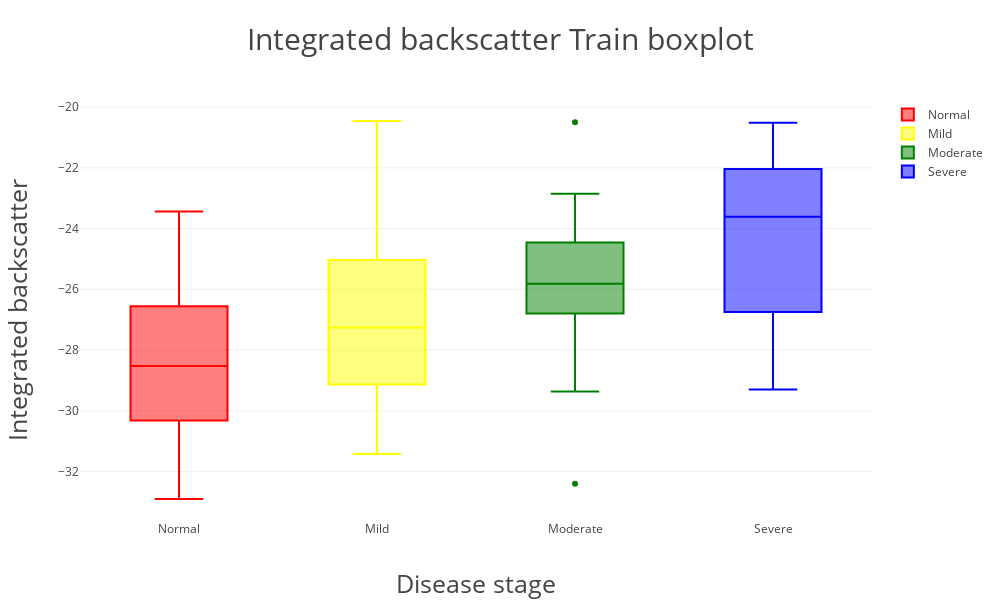
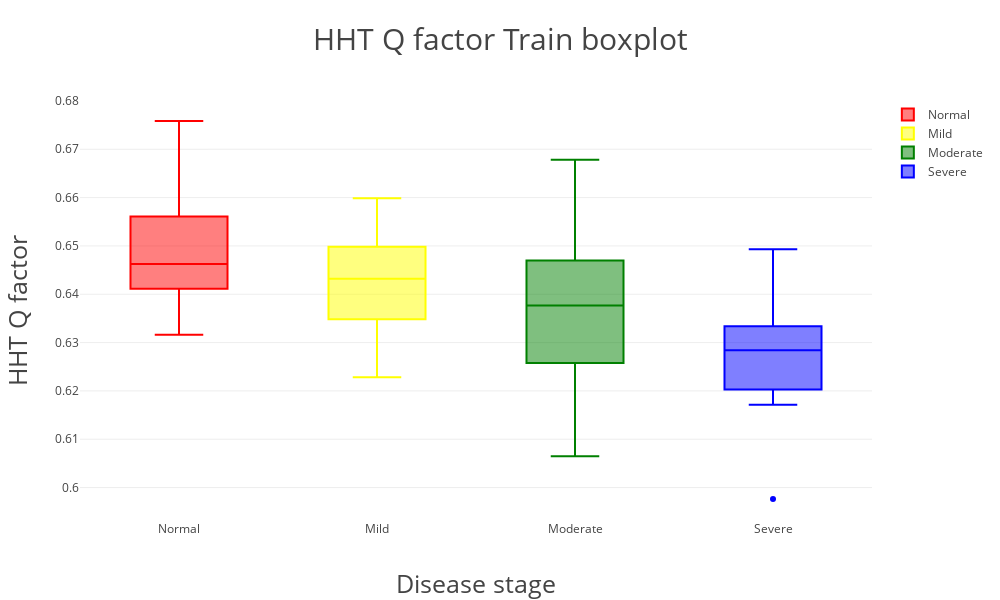
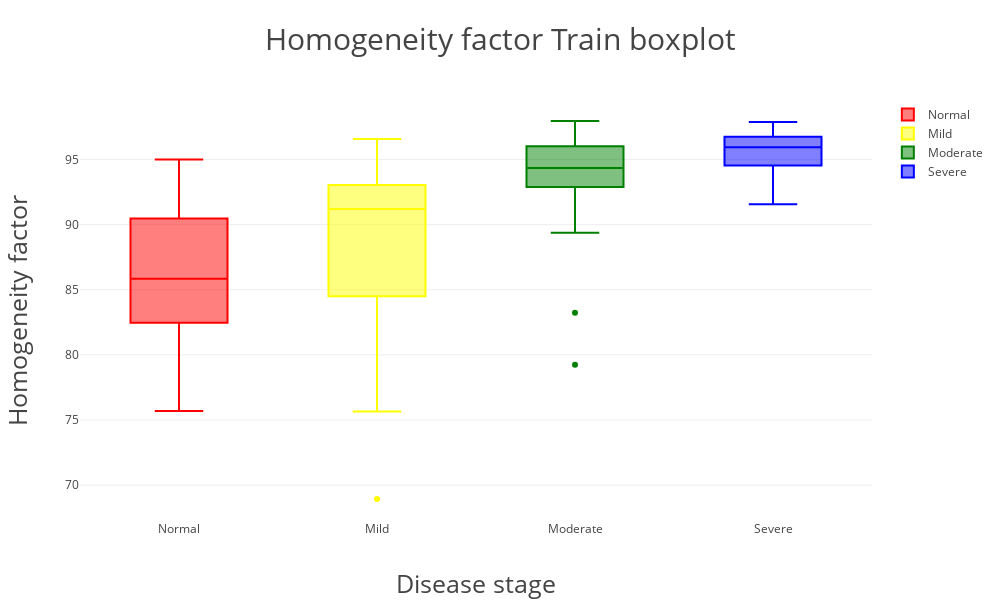

Notebook cell for these charts, in order:
### Markdown cell above
># train dataset
>>## separate in four period by steatosis:
>>>### Normal : < 5 %
>>>### Mild : 5 ~ 33 %
>>>### Moderate : 33 ~ 66 %
>>>### Severe : > 66 %

### Code cell
# Box plot
# import models
import xlrd
import numpy as np
import plotly.plotly as py
import plotly.graph_objs as go
from plotly.offline import init_notebook_mode, iplot

# open offline plotly
init_notebook_mode(connected=True)

# load data
## Pathology for train
data = xlrd.open_workbook("Pathology.xlsx").sheets()[0]

y_train = np.zeros((111, 3))
y_train[:, 0] = data.col_values(3)  # y0 = Integrated backscatter
y_train[:, 1] = data.col_values(4)  # y1 = Q factor (HHT)
y_train[:, 2] = data.col_values(6)  # y2 = Homogeneity factor

### group
y0 = []
y1 = []
y2 = []
y3 = []
nrows = data.nrows
for i in range(nrows):  # X = 'T' or 'F' from Pathology data 
    if data.cell(i,1).value < 5:
        y0.append(y_train[i, :].tolist())
    elif data.cell(i,1).value <= 33:
        y1.append(y_train[i, :].tolist())
    elif data.cell(i,1).value <= 66:
        y2.append(y_train[i, :].tolist())
    else:
        y3.append(y_train[i, :].tolist())

### list to array
y0 = np.asarray(y0)
y1 = np.asarray(y1)
y2 = np.asarray(y2)
y3 = np.asarray(y3)

# def box_plot & save
def box_plot(i):
    trace0 = go.Box(y = y0[:, i], name = 'Normal', marker = dict(color = 'red'))
    trace1 = go.Box(y = y1[:, i], name = 'Mild', marker = dict(color = 'yellow'))
    trace2 = go.Box(y = y2[:, i], name = 'Moderate', marker = dict(color = 'green'))
    trace3 = go.Box(y = y3[:, i], name = 'Severe', marker = dict(color = 'blue'))
    layout=go.Layout(height = '600',
                     width = '1000',
                     title = '{0} Train boxplot'.format(categories[i]),
                     titlefont = {'size':'30'},
                     xaxis = {'title':'Disease stage', 'titlefont':{'size':'25'}},
                     yaxis = {'title':'{0}'.format(categories[i]), 'titlefont':{'size':'25'}})
    traces = [trace0, trace1, trace2, trace3]
    fig = go.Figure(data=traces, layout=layout)
    py.image.save_as(fig, filename = 'Data visualization\{0} Train boxplot.png'.format(categories[i]))
    iplot(fig)

# plot & save
categories = ['Integrated backscatter', 'HHT Q factor', 'Homogeneity factor']
for i in range(3):
    box_plot(i)

### Figure 1 — Plotly figure (JSON) as saved in the notebook; plotly's stock layout.template omitted (floating-point values rounded to 4 significant figures)
{"data": [{"marker": {"color": "red"}, "name": "Normal", "type": "box", "uid": "94e89d", "y": [-25.86, -28.0, -24.73, -24.59, -27.48, -24.0, -30.94, -32.91, -28.91, -28.21, -30.13, -29.33, -32.33, -26.44, -23.44, -30.88, -31.58, -31.71, -30.34, -25.99, -25.94, -31.06, -30.76, -30.63, -29.54, -26.56, -29.26, -27.07, -29.59, -29.02, -26.9, -28.33, -30.13, -28.4, -29.38, -28.66, -27.91, -25.78, -27.45, -25.26, -27.39, -30.33, -27.64, -31.41, -30.29, -25.41]}, {"marker": {"color": "yellow"}, "name": "Mild", "type": "box", "uid": "399558", "y": [-28.51, -31.42, -30.63, -27.38, -24.86, -28.05, -29.38, -28.07, -27.13, -23.68, -28.45, -20.46, -26.7, -29.47, -25.51, -29.14, -26.29, -29.61, -30.02, -26.35, -25.04, -25.57, -24.61, -24.11, -28.13, -23.02]}, {"marker": {"color": "green"}, "name": "Moderate", "type": "box", "uid": "b74484", "y": [-28.64, -26.34, -24.05, -27.11, -22.85, -24.54, -23.16, -27.2, -26.41, -26.69, -25.8, -20.5, -26.01, -24.81, -25.16, -28.14, -25.23, -23.89, -26.29, -25.82, -29.36, -25.6, -24.23, -26.64, -32.4]}, {"marker": {"color": "blue"}, "name": "Severe", "type": "box", "uid": "c06eea", "y": [-23.75, -29.3, -26.75, -22.04, -22.91, -25.44, -20.94, -24.46, -27.33, -20.52, -23.14, -26.81, -21.8, -23.48]}], "layout": {"height": "600", "title": "Integrated backscatter Train boxplot", "titlefont": {"size": "30"}, "width": "1000", "xaxis": {"autorange": true, "range": [-0.5, 3.5], "title": "Disease stage", "titlefont": {"size": "25"}, "type": "category"}, "yaxis": {"autorange": true, "range": [-33.6, -19.77], "title": "Integrated backscatter", "titlefont": {"size": "25"}, "type": "linear"}}}

### Figure 2 — Plotly figure (JSON) as saved in the notebook; plotly's stock layout.template omitted (floating-point values rounded to 4 significant figures)
{"data": [{"marker": {"color": "red"}, "name": "Normal", "type": "box", "uid": "fad2b7", "y": [0.6527, 0.645, 0.6487, 0.6759, 0.6553, 0.648, 0.6387, 0.6394, 0.6368, 0.6497, 0.6425, 0.6399, 0.6452, 0.6472, 0.6497, 0.6427, 0.6347, 0.6364, 0.6467, 0.6579, 0.6423, 0.6633, 0.6608, 0.6457, 0.6454, 0.6583, 0.639, 0.6561, 0.6446, 0.6412, 0.6503, 0.6491, 0.645, 0.6407, 0.6628, 0.6589, 0.6409, 0.6562, 0.6635, 0.6629, 0.6422, 0.641, 0.6316, 0.6602, 0.6438, 0.6477]}, {"marker": {"color": "yellow"}, "name": "Mild", "type": "box", "uid": "fcc2dc", "y": [0.6447, 0.6516, 0.6558, 0.6381, 0.6566, 0.6347, 0.634, 0.6242, 0.6475, 0.6228, 0.6464, 0.6348, 0.6388, 0.6429, 0.6498, 0.6464, 0.6435, 0.6387, 0.6435, 0.6598, 0.6377, 0.6543, 0.6545, 0.6369, 0.6325, 0.6257]}, {"marker": {"color": "green"}, "name": "Moderate", "type": "box", "uid": "b9694c", "y": [0.6469, 0.6533, 0.6456, 0.6381, 0.6323, 0.628, 0.6257, 0.6245, 0.6377, 0.6381, 0.6434, 0.6371, 0.649, 0.6258, 0.617, 0.6528, 0.6416, 0.6304, 0.647, 0.6084, 0.6678, 0.6359, 0.6145, 0.6503, 0.6065]}, {"marker": {"color": "blue"}, "name": "Severe", "type": "box", "uid": "d3a698", "y": [0.6329, 0.639, 0.6296, 0.6493, 0.6219, 0.5976, 0.6171, 0.6411, 0.6282, 0.6286, 0.6271, 0.6196, 0.6203, 0.6334]}], "layout": {"height": "600", "title": "HHT Q factor Train boxplot", "titlefont": {"size": "30"}, "width": "1000", "xaxis": {"autorange": true, "range": [-0.5, 3.5], "title": "Disease stage", "titlefont": {"size": "25"}, "type": "category"}, "yaxis": {"autorange": true, "range": [0.5933, 0.6802], "title": "HHT Q factor", "titlefont": {"size": "25"}, "type": "linear"}}}

### Figure 3 — Plotly figure (JSON) as saved in the notebook; plotly's stock layout.template omitted (floating-point values rounded to 4 significant figures)
{"data": [{"marker": {"color": "red"}, "name": "Normal", "type": "box", "uid": "1d046d", "y": [88.76, 88.57, 82.47, 80.9, 84.6, 76.06, 90.81, 92.31, 87.83, 84.87, 81.42, 92.23, 90.51, 85.94, 75.7, 87.1, 92.35, 83.72, 82.27, 89.86, 80.17, 84.08, 84.24, 87.47, 89.26, 89.52, 94.2, 92.49, 88.17, 85.76, 78.8, 87.85, 76.5, 83.54, 85.01, 76.88, 90.93, 82.52, 77.31, 81.25, 85.51, 84.43, 93.62, 94.99, 90.47, 93.34]}, {"marker": {"color": "yellow"}, "name": "Mild", "type": "box", "uid": "db2842", "y": [89.19, 80.74, 96.56, 82.57, 68.94, 92.16, 91.22, 92.48, 91.18, 96.37, 91.46, 94.92, 94.16, 86.04, 75.66, 82.83, 91.95, 93.03, 96.49, 84.49, 88.97, 85.38, 88.91, 91.91, 80.87, 94.19]}, {"marker": {"color": "green"}, "name": "Moderate", "type": "box", "uid": "4d972c", "y": [94.46, 93.43, 93.41, 90.48, 93.19, 95.69, 92.43, 97.09, 96.0, 92.51, 93.41, 95.63, 93.23, 97.62, 97.95, 94.88, 94.35, 93.01, 96.06, 95.3, 79.24, 96.35, 89.38, 83.24, 96.94]}, {"marker": {"color": "blue"}, "name": "Severe", "type": "box", "uid": "cee022", "y": [96.2, 95.68, 94.54, 93.84, 96.24, 97.87, 95.58, 91.57, 96.61, 97.74, 93.42, 96.87, 96.74, 94.58]}], "layout": {"height": "600", "title": "Homogeneity factor Train boxplot", "titlefont": {"size": "30"}, "width": "1000", "xaxis": {"autorange": true, "range": [-0.5, 3.5], "title": "Disease stage", "titlefont": {"size": "25"}, "type": "category"}, "yaxis": {"autorange": true, "range": [67.32, 99.57], "title": "Homogeneity factor", "titlefont": {"size": "25"}, "type": "linear"}}}
